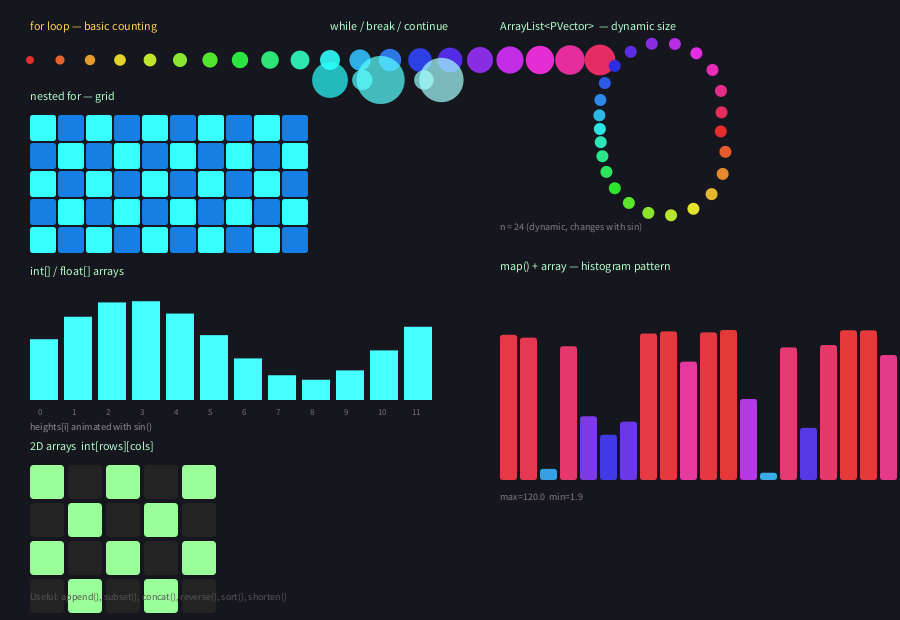
Frame 1 (no input)
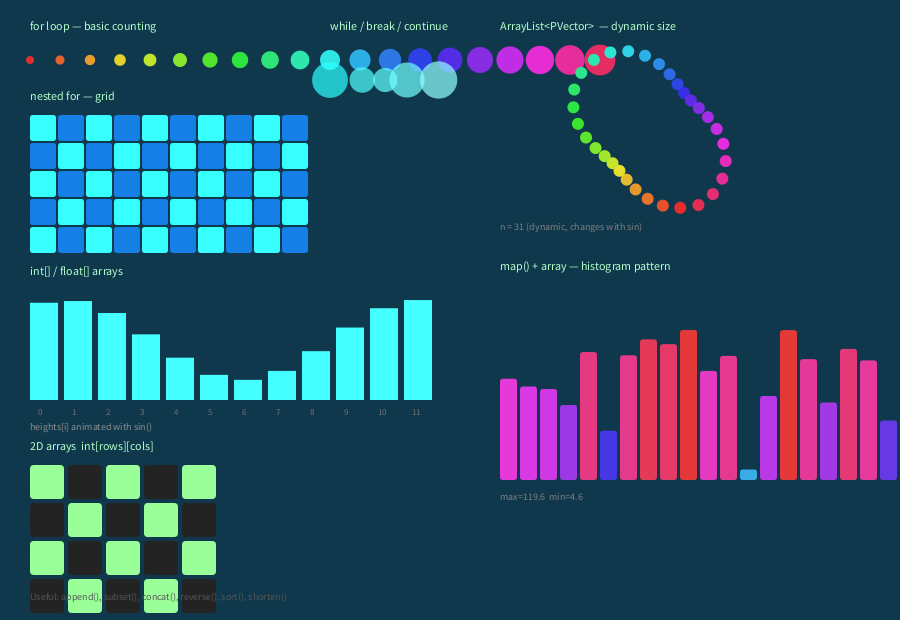
Frame 60 (the mouse pressed at the canvas centre just before this capture)
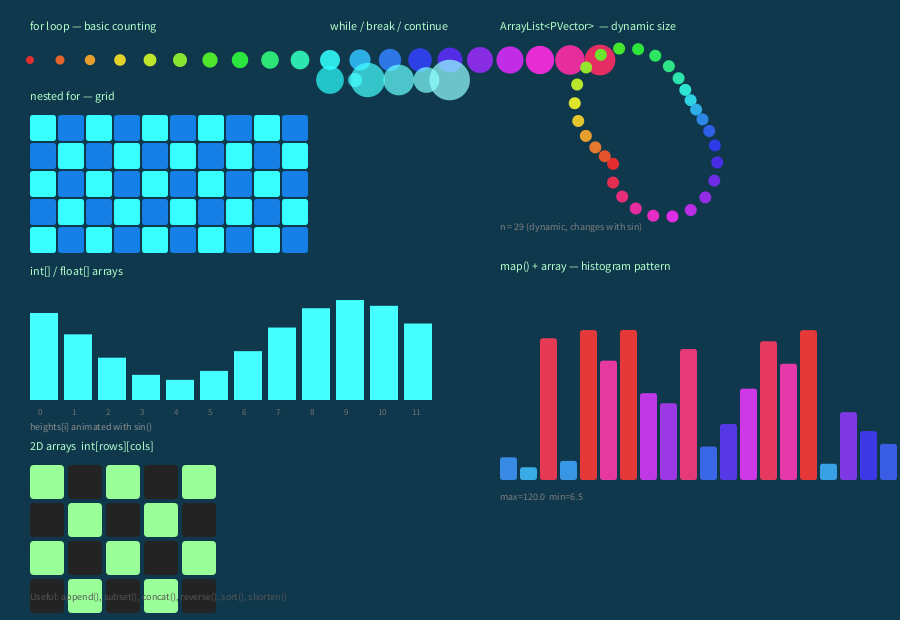
Frame 120 (the mouse held since frame 60 and released just before this capture)

The Processing sketch that drew these frames (run headless with seeded random() and noise(); from frame 60 on, the mouse is pressed at the canvas centre):

// Processing sketch: 06_LoopsArrays
// ── 06_LoopsArrays.pde
// =============================================================
// 06_LoopsArrays — Processing Reference
// =============================================================
// Covers:
//   for loop (counting, iterating, nested)
//   while loop
//   break / continue
//   int[] / float[] arrays — declaration, access, length
//   2D arrays  int[][]
//   ArrayList<T> — dynamic size, add/remove/get
//   IntList, FloatList (Processing-specific)
//   Common patterns: grid, radial, wave, data histogram
// =============================================================

float t = 0;

void setup() {
  size(900, 620);
}

void draw() {
  background(22, 22, 30);
  t += 0.02;

  // ── 1. Basic for loop: dot row ────────────────────────────
  sectionLabel(30, 30, "for loop — basic counting");

  for (int i = 0; i < 20; i++) {
    float x = 30 + i * 30;
    float sz = 8 + i * 1.2;
    colorMode(HSB, 360, 100, 100);
    fill(i * 18, 80, 90);
    colorMode(RGB);
    noStroke();
    circle(x, 60, sz);
  }

  // ── 2. Nested for loop: grid ──────────────────────────────
  sectionLabel(30, 100, "nested for — grid");

  int cols = 10, rows = 5;
  float cellW = 28, cellH = 28;
  for (int row = 0; row < rows; row++) {
    for (int col = 0; col < cols; col++) {
      float x = 30 + col * cellW;
      float y = 115 + row * cellH;
      // Checkerboard using modulo
      if ((col + row) % 2 == 0) fill(80, 120, 200);
      else                      fill(30, 50, 90);
      noStroke();
      rect(x, y, cellW - 2, cellH - 2, 3);
    }
  }

  // ── 3. while loop and break/continue ─────────────────────
  sectionLabel(330, 30, "while / break / continue");

  // while: draw circles until total area > threshold
  float totalArea = 0;
  float wx = 330;
  int maxCircles = 20;
  int drawn = 0;
  while (totalArea < 4000 && drawn < maxCircles) {
    float sz = random(10, 50);
    // continue skips tiny circles (< 12) to show continue usage
    if (sz < 12) { drawn++; continue; }
    fill(60 + totalArea * 0.05, 180, 120, 180);
    noStroke();
    circle(wx, 80, sz);
    wx += sz * 0.9;
    totalArea += PI * (sz/2) * (sz/2);
    drawn++;
  }

  // ── 4. Arrays ─────────────────────────────────────────────
  sectionLabel(30, 275, "int[] / float[] arrays");

  float[] heights = new float[12];
  // Fill with sin wave
  for (int i = 0; i < heights.length; i++) {
    heights[i] = 60 + sin(t + i * 0.6) * 40;
  }

  // Draw as bar chart
  for (int i = 0; i < heights.length; i++) {
    float bx = 30 + i * 34;
    float bh = heights[i];
    fill(100, 180, 255);
    noStroke();
    rect(bx, 400 - bh, 28, bh);
    fill(160); textSize(9);
    text(i, bx + 8, 415);
  }
  fill(200); textSize(10);
  text("heights[i] animated with sin()", 30, 430);

  // ── 5. 2D array ───────────────────────────────────────────
  sectionLabel(30, 450, "2D arrays  int[rows][cols]");

  int[][] grid = {
    {1, 0, 1, 0, 1},
    {0, 1, 0, 1, 0},
    {1, 0, 1, 0, 1},
    {0, 1, 0, 1, 0}
  };

  for (int row = 0; row < grid.length; row++) {
    for (int col = 0; col < grid[row].length; col++) {
      float gx = 30 + col * 38;
      float gy = 465 + row * 38;
      fill(grid[row][col] == 1 ? color(220, 120, 60) : color(50));
      noStroke();
      rect(gx, gy, 34, 34, 4);
    }
  }

  // ── 6. ArrayList ──────────────────────────────────────────
  sectionLabel(500, 30, "ArrayList<PVector>  — dynamic size");

  // Draw radial arrangement updated each frame
  int n = 24 + int(sin(t) * 8);  // count changes!
  for (int i = 0; i < n; i++) {
    float angle = TWO_PI / n * i + t;
    float r = 70 + sin(t * 2 + i * 0.4) * 20;
    float px = 650 + cos(angle) * r;
    float py = 130 + sin(angle) * r;
    colorMode(HSB, 360, 100, 100);
    fill(i * (360.0 / n), 80, 90);
    colorMode(RGB);
    noStroke();
    circle(px, py, 12);
  }
  fill(180); textSize(10);
  text("n = " + n + " (dynamic, changes with sin)", 500, 230);

  // ── 7. map() with array — histogram ───────────────────────
  sectionLabel(500, 270, "map() + array — histogram pattern");

  float[] data = new float[20];
  for (int i = 0; i < data.length; i++) {
    data[i] = abs(sin(t * 0.5 + i * 0.4 + noise(i) * 3)) * 120;
  }

  float maxVal = max(data); // max() works on arrays directly
  float minVal = min(data); // min() too

  for (int i = 0; i < data.length; i++) {
    float bx = 500 + i * 20;
    float bh = map(data[i], 0, maxVal, 5, 150);
    colorMode(HSB, 360, 100, 100);
    fill(map(data[i], minVal, maxVal, 200, 360), 75, 90);
    colorMode(RGB);
    noStroke();
    rect(bx, 480 - bh, 17, bh, 3);
  }
  fill(180); textSize(10);
  text("max=" + nf(maxVal, 0, 1) + "  min=" + nf(minVal, 0, 1), 500, 500);

  // ── Handy array functions label ───────────────────────────
  fill(120); textSize(10);
  text("Useful: append(), subset(), concat(), reverse(), sort(), shorten()", 30, 600);
}

void sectionLabel(float x, float y, String label) {
  fill(255, 210, 80);
  noStroke();
  textSize(12);
  text(label, x, y);
}
